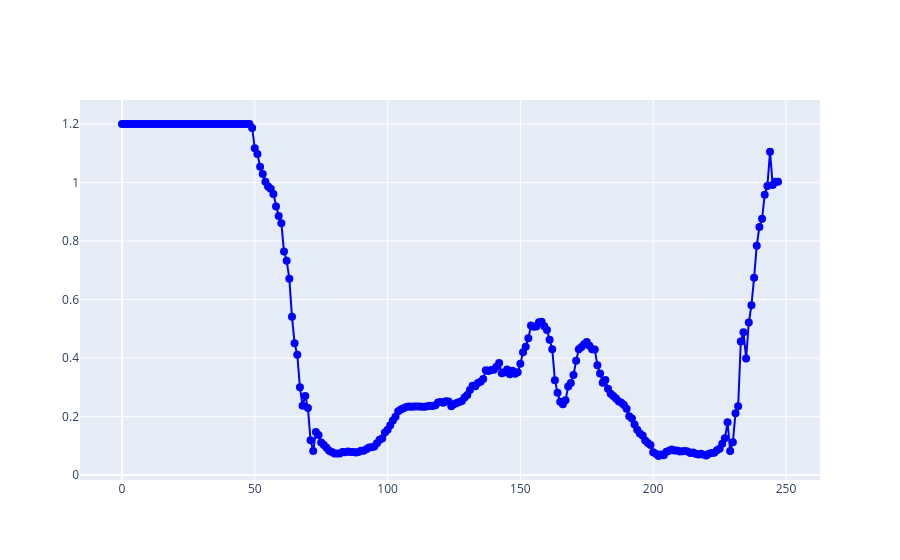

This figure's notebook cell:
### Code cell
# Create a Plotly figure
fig = go.Figure()

# Add the data as a line plot with markers
fig.add_trace(go.Scatter(
    x=indices, 
    y=dists_last_view, 
    mode='lines+markers',
    name='Distance',
    line=dict(color='blue'),
    marker=dict(size=8)
))

fig.show()

### Figure 1 — Plotly figure (JSON) as saved in the notebook; plotly's stock layout.template omitted (floating-point values rounded to 4 significant figures; data arrays with more than 128 entries replaced by an {"elided": "..."} marker saying what was removed)
{"data": [{"line": {"color": "blue"}, "marker": {"size": 8}, "mode": "lines+markers", "name": "Distance", "type": "scatter", "x": {"elided": "248 int values"}, "y": {"elided": "248 float values"}}], "layout": {}}
